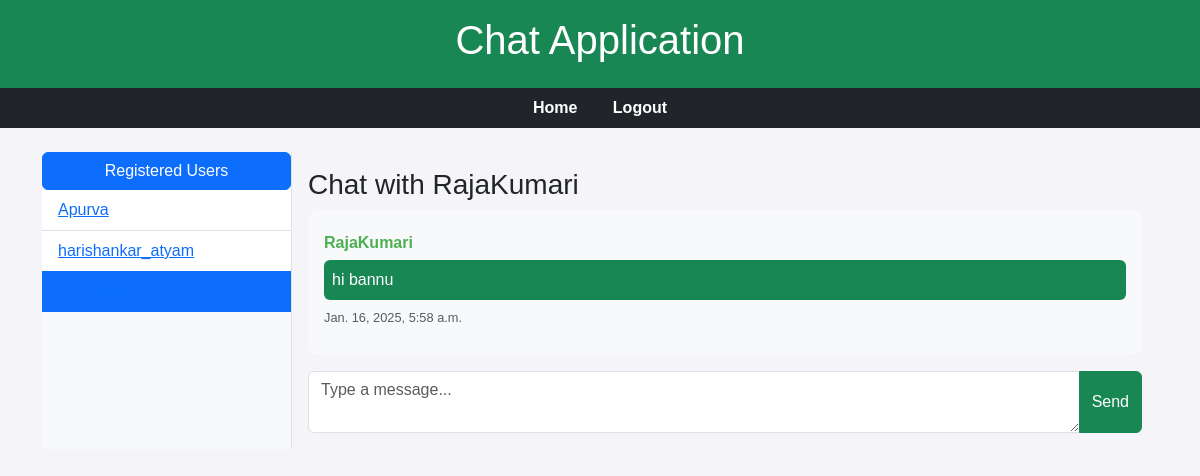
Screenshot of /chat/chat/4/ (signed in) with the database file from the repository.
### chat/models.py (models this page shows, shortened)
class Message(models.Model):
    sender = models.ForeignKey(User, related_name='sent_messages', on_delete=models.CASCADE)
    receiver = models.ForeignKey(User, related_name='received_messages', on_delete=models.CASCADE)
    content = models.TextField()
    timestamp = models.DateTimeField(auto_now_add=True)

### chat/views.py (the view)
# urls.py: path('chat/<int:user_id>/', views.chat_window, name='chat_window'),
@login_required
def chat_window(request, user_id):
    receiver = get_object_or_404(User, id=user_id)
    users = User.objects.exclude(id=request.user.id)  # Get all users for the sidebar
    messages = Message.objects.filter(
        (models.Q(sender=request.user) & models.Q(receiver=receiver)) |
        (models.Q(sender=receiver) & models.Q(receiver=request.user))
    ).order_by('timestamp')
    if request.method == 'POST':
        content = request.POST.get('message')
        if content:
            Message.objects.create(sender=request.user, receiver=receiver, content=content)
        return redirect('chat:chat_window', user_id=user_id)
    return render(request, 'chat/chat_window.html', {
        'receiver': receiver,
        'messages': messages,
        'users': users
    })

### chat/templates/chat/chat_window.html (shortened to what this page needs)
{% extends 'chat/base.html' %}
{% load static %}
{% block content %}
<div class="d-flex">
    <div class="bg-light border-end" style="width: 250px;">
        <button class="btn btn-primary w-100" type="button" data-bs-toggle="collapse" data-bs-target="#userList" aria-expanded="true" aria-controls="userList">
            Registered Users
        </button>
        <div class="collapse show" id="userList">
            <ul class="list-group list-group-flush">
                {% for user in users %}
                    <li class="list-group-item {% if user == receiver %}active{% endif %}">
                        <a href="{% url 'chat:chat_window' user.id %}">{{ user.username }}</a>
                    </li>
                {% endfor %}
            </ul>
        </div>
    </div>
    <div class="flex-grow-1 p-3">
        <h3>Chat with {{ receiver.username }}</h3>
        <div class="chat-messages bg-light p-3 mb-3" style="max-height: 400px; overflow-y: auto; border-radius: 10px;">
            {% for message in messages %}
                <div class="message {% if message.sender == user %}text-end{% else %}text-start{% endif %}">
                    <p class="mb-1"><strong>{{ message.sender.username }}</strong></p>
                    <p class="bg-success text-white p-2 rounded">{{ message.content }}</p>
                    <small class="text-muted">{{ message.timestamp }}</small>
                </div>
            {% endfor %}
        </div>
        <form method="POST">
            <div class="input-group">
                <textarea name="message" class="form-control" placeholder="Type a message..." required></textarea>
                <button type="submit" class="btn btn-success">Send</button>
            </div>
        </form>
    </div>
</div>
{% endblock %}

### static/chat/css/styles.css (style rules this page uses)
body { font-family: 'Arial', sans-serif; background-color: #f4f4f9; margin: 0; padding: 0; }
.chat-messages { padding: 15px; max-height: 400px; overflow-y: auto; }
.message { margin-bottom: 10px; }
.message strong { font-size: 1em; color: #4CAF50; }
.message p { margin: 5px 0; }
.message small { font-size: 0.8em; color: #888; }

### rows the page displays
Message: sender.username "RajaKumari", content "hi bannu", timestamp "Jan. 16, 2025, 5:58 a.m."

### other values shown
{{ user.username }} "Apurva"
{{ user.username }} "harishankar_atyam"
{{ receiver.username }} "RajaKumari"
